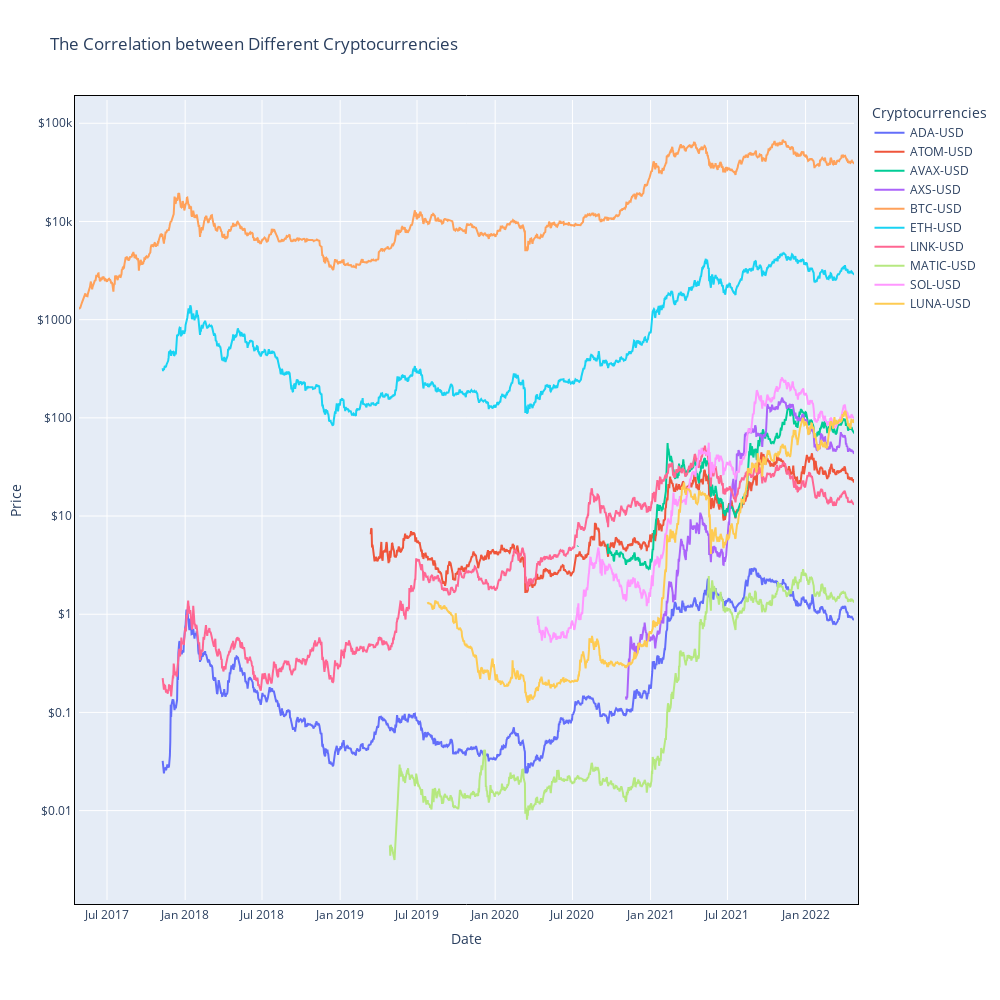

Source (notebook cell):
### Code cell
fig = go.Figure(
layout = go.Layout(
    autosize=False,
    width=1000,
    height=1000,
    xaxis= go.layout.XAxis(linecolor = 'black',
                          linewidth = 1,
                          mirror = True),

    yaxis= go.layout.YAxis(linecolor = 'black',
                          linewidth = 1,
                          mirror = True),
    margin=go.layout.Margin(
        l=50,
        r=50,
        b=100,
        t=100,
        pad = 4
    )
))

# Scatter
for idx, name in enumerate(close_price):
    fig = fig.add_trace(
        go.Scatter(
            x = close_price.index,
            y = close_price[name],
            name = name,
        )
    )

fig.update_layout(
    title = 'The Correlation between Different Cryptocurrencies',
    xaxis_title = 'Date',
    yaxis_title = f'Price',
    legend_title = 'Cryptocurrencies'
)

fig.update_yaxes(type='log', tickprefix='$')
fig.show()

### Figure 1 — Plotly figure (JSON) as saved in the notebook; plotly's stock layout.template omitted (floating-point values rounded to 4 significant figures; data arrays with more than 128 entries replaced by an {"elided": "..."} marker saying what was removed)
{"data": [{"name": "ADA-USD", "type": "scatter", "x": {"elided": "1826 str values"}, "y": {"elided": "1826 float values"}}, {"name": "ATOM-USD", "type": "scatter", "x": {"elided": "1826 str values"}, "y": {"elided": "1826 float values"}}, {"name": "AVAX-USD", "type": "scatter", "x": {"elided": "1826 str values"}, "y": {"elided": "1826 float values"}}, {"name": "AXS-USD", "type": "scatter", "x": {"elided": "1826 str values"}, "y": {"elided": "1826 float values"}}, {"name": "BTC-USD", "type": "scatter", "x": {"elided": "1826 str values"}, "y": {"elided": "1826 float values"}}, {"name": "ETH-USD", "type": "scatter", "x": {"elided": "1826 str values"}, "y": {"elided": "1826 float values"}}, {"name": "LINK-USD", "type": "scatter", "x": {"elided": "1826 str values"}, "y": {"elided": "1826 float values"}}, {"name": "MATIC-USD", "type": "scatter", "x": {"elided": "1826 str values"}, "y": {"elided": "1826 float values"}}, {"name": "SOL-USD", "type": "scatter", "x": {"elided": "1826 str values"}, "y": {"elided": "1826 float values"}}, {"name": "LUNA-USD", "type": "scatter", "x": {"elided": "1826 str values"}, "y": {"elided": "1826 float values"}}], "layout": {"autosize": false, "height": 1000, "legend": {"title": {"text": "Cryptocurrencies"}}, "margin": {"b": 100, "l": 50, "pad": 4, "r": 50, "t": 100}, "title": {"text": "The Correlation between Different Cryptocurrencies"}, "width": 1000, "xaxis": {"linecolor": "black", "linewidth": 1, "mirror": true, "title": {"text": "Date"}}, "yaxis": {"linecolor": "black", "linewidth": 1, "mirror": true, "tickprefix": "$", "title": {"text": "Price"}, "type": "log"}}}
